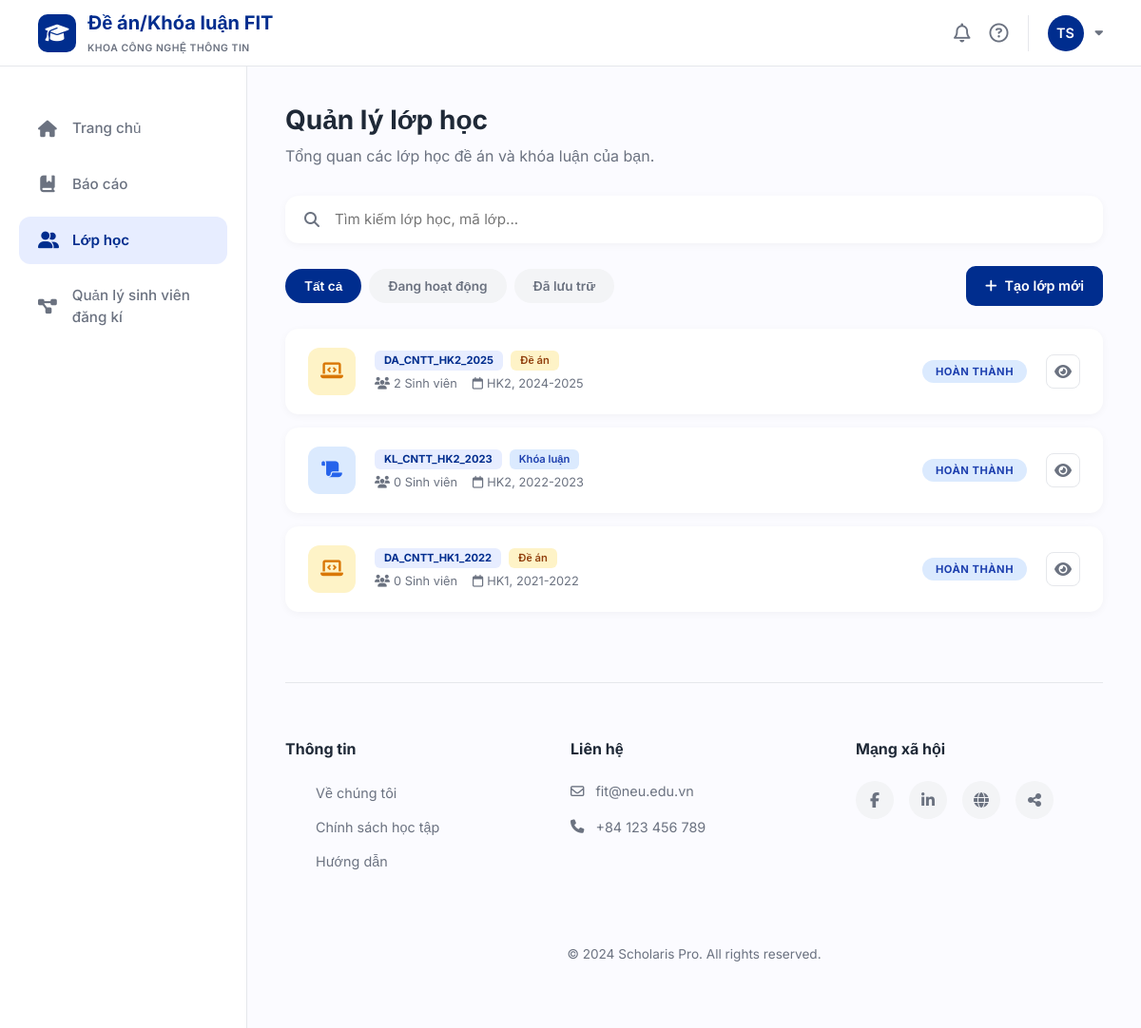
Page /lecturer/lop-hoc (signed in) on the earlier database version.
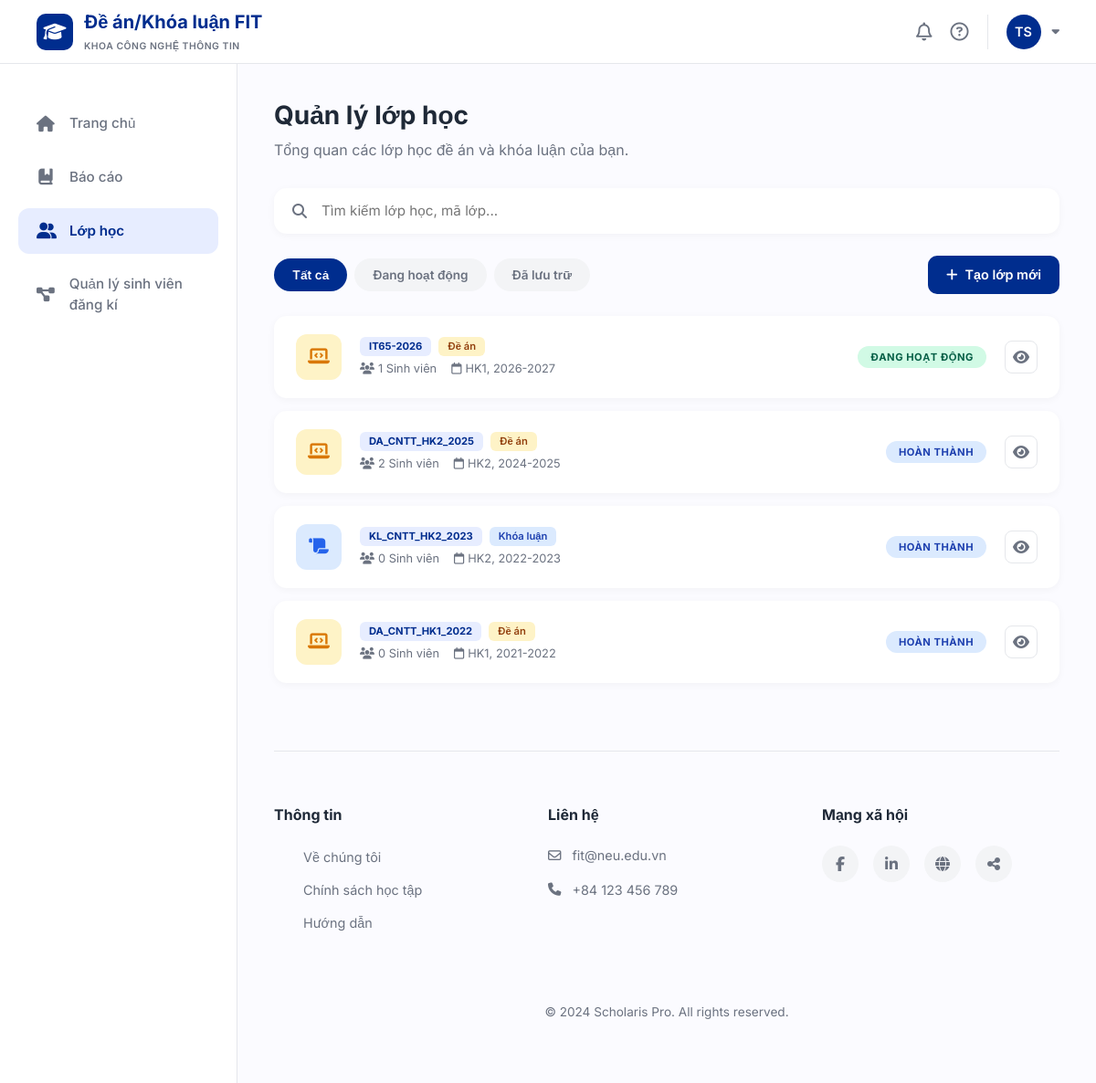
Same page on the later database version.
### tables this page shows
CREATE TABLE classes (
    id INTEGER PRIMARY KEY AUTOINCREMENT,
    class_code VARCHAR(50) NOT NULL UNIQUE,
    class_name VARCHAR(100) NOT NULL,
    course_id INTEGER NOT NULL,
    lecturer_id INTEGER NOT NULL,
    semester_id INTEGER NOT NULL,
    status VARCHAR(20) DEFAULT 'active' CHECK (status IN ('active', 'completed')),
    FOREIGN KEY (course_id) REFERENCES courses(id),
    FOREIGN KEY (lecturer_id) REFERENCES lecturers(id),
    FOREIGN KEY (semester_id) REFERENCES semesters(id)
);

CREATE TABLE course_types (
    id INTEGER PRIMARY KEY AUTOINCREMENT,
    type_name VARCHAR(50) NOT NULL UNIQUE
);

CREATE TABLE semesters (
    id INTEGER PRIMARY KEY AUTOINCREMENT,
    name VARCHAR(20) NOT NULL,
    year INTEGER NOT NULL,
    start_date DATE,
    end_date DATE,
    is_current INTEGER DEFAULT 0
);

### app/lecturer/routes.py (the view)
@lecturer_bp.route('/lecturer/lop-hoc')
def classes():
    lecturer_id = get_lecturer_id()
    if not lecturer_id:
        flash('Bạn cần đăng nhập với vai trò giảng viên.', 'danger')
        return redirect(url_for('login.login'))
    q = request.args.get('q', '').strip()
    tab = request.args.get('tab', 'all')
    conn = get_db()
    conn.row_factory = sqlite3.Row
    cur = conn.cursor()
    sql = """
        SELECT c.id, c.class_code, c.class_name, c.status,
               ct.type_name AS course_type,
               s.name AS semester_name, s.year AS semester_year,
               (SELECT COUNT(*) FROM class_students cs WHERE cs.class_id = c.id) AS student_count
        FROM classes c
        JOIN courses co ON c.course_id = co.id
        JOIN course_types ct ON co.course_type_id = ct.id
        JOIN semesters s ON c.semester_id = s.id
        WHERE c.lecturer_id = ?
    """
    params = [lecturer_id]
    if q:
        sql += " AND (c.class_code LIKE ? OR c.class_name LIKE ?)"
        params.extend([f'%{q}%', f'%{q}%'])
    if tab == 'active':
        sql += " AND c.status = 'active'"
    elif tab == 'archived':
        sql += " AND (c.status = 'completed' OR c.status = 'archived')"
    sql += " ORDER BY s.year DESC, s.name DESC, c.class_code"
    cur.execute(sql, params)
    classes_list = cur.fetchall()
    return render_template('lecturer/lecturer_classes.html',
                           classes=classes_list, q=q, tab=tab)

### app/database.py (called while the page is built)
def get_db():
    if 'db' not in g:
        g.db = sqlite3.connect(DB_PATH, timeout=30)
        g.db.row_factory = sqlite3.Row
        try:
            g.db.execute("PRAGMA journal_mode=WAL")
            g.db.execute("PRAGMA foreign_keys=ON")
        except sqlite3.OperationalError:
            pass
    return g.db

### app/lecturer/routes.py (called while the page is built)
def get_lecturer_id():
    user_id = session.get('user_id')
    if not user_id or session.get('role') != 'lecturer':
        return None
    conn = get_db()
    cur = conn.cursor()
    cur.execute("SELECT id FROM lecturers WHERE user_id = ?", (user_id,))
    row = cur.fetchone()
    return row[0] if row else None

### templates/lecturer/lecturer_classes.html (shortened to what this page needs)
{% extends "lecturer/base.html" %}
{% block content %}
<div class="page-header">
    <h2>Quản lý lớp học</h2>
    <p>Tổng quan các lớp học đề án và khóa luận của bạn.</p>
</div>
<form method="GET" action="{{ url_for('lecturer.classes') }}">
    <div class="search-filter-bar">
        <i class="fa-solid fa-magnifying-glass"></i>
        <input type="text" name="q" value="{{ q }}" placeholder="Tìm kiếm lớp học, mã lớp...">
    </div>
</form>
<div class="tab-bar">
    <a href="{{ url_for('lecturer.classes', q=q, tab='all') }}"
       class="tab-item {% if tab == 'all' %}active{% endif %}">Tất cả</a>
    <a href="{{ url_for('lecturer.classes', q=q, tab='active') }}"
       class="tab-item {% if tab == 'active' %}active{% endif %}">Đang hoạt động</a>
    <a href="{{ url_for('lecturer.classes', q=q, tab='archived') }}"
       class="tab-item {% if tab == 'archived' %}active{% endif %}">Đã lưu trữ</a>
    <div class="tab-actions">
        <a href="{{ url_for('lecturer.create_class') }}" class="btn-create">
            <i class="fa-solid fa-plus"></i> Tạo lớp mới
        </a>
    </div>
</div>
{% if classes %}
    {% for c in classes %}
    <div class="class-card">
        <div class="class-icon {% if c['course_type'] == 'Đề án' %}icon-da{% else %}icon-kl{% endif %}">
            <i class="fa-solid {% if c['course_type'] == 'Đề án' %}fa-laptop-code{% else %}fa-scroll{% endif %}"></i>
        </div>
        <div class="class-info">
            <div class="code-type">
                <span class="class-code-badge">{{ c['class_code'] }}</span>
                <span class="type-badge-sm {% if c['course_type'] == 'Đề án' %}type-da{% else %}type-kl{% endif %}">
                    {{ c['course_type'] }}
                </span>
            </div>
            <div class="class-meta">
                <span><i class="fa-solid fa-users"></i>{{ c['student_count'] }} Sinh viên</span>
                <span><i class="fa-regular fa-calendar"></i>{{ c['semester_name'] }}, {{ c['semester_year'] }}</span>
            </div>
        </div>
        <span class="status-badge
            {% if c['status'] == 'active' %}status-active
            {% elif c['status'] == 'completed' %}status-completed
            {% else %}status-archived{% endif %}">
            {% if c['status'] == 'active' %}Đang hoạt động
            {% elif c['status'] == 'completed' %}Hoàn thành
            {% else %}Đã lưu trữ{% endif %}
        </span>
        <div class="class-actions">
            <a href="{{ url_for('lecturer.class_detail', class_id=c['id']) }}" class="action-btn" title="Xem chi tiết">
                <i class="fa-solid fa-eye"></i>
            </a>
        </div>
    </div>
    {% endfor %}
{% endif %}
{% endblock %}

### templates/lecturer/base.html (shortened to what this page needs)
<!DOCTYPE html>
<html lang="vi">
<head>
    <link rel="stylesheet" href="https://cdnjs.cloudflare.com/ajax/libs/font-awesome/6.5.0/css/all.min.css">
    <link href="https://cdn.jsdelivr.net/npm/bootstrap@5.3.0/dist/css/bootstrap.min.css" rel="stylesheet">
</head>
<body>
    <header class="header">
        <div class="logo-section">
            <div class="logo-icon">
                <i class="fa-solid fa-graduation-cap"></i>
            </div>
            <div class="logo-text">
                <h1>Đề án/Khóa luận FIT</h1>
                <span>Khoa Công nghệ thông tin</span>
            </div>
        </div>
        <div class="header-actions">
            <i class="fa-regular fa-bell action-icon"></i>
            <i class="fa-regular fa-circle-question action-icon"></i>
            <div class="dropdown">
                <div class="user-dropdown-toggle" id="userDropdown" data-bs-toggle="dropdown" aria-expanded="false">
                    {% if session.get('user_id') %}
                    <div class="avatar">
                        {{ session.get('username')[:2].upper() if session.get('username') else 'GV' }}
                    </div>
                    {% else %}
                    <div class="avatar"><i class="fa-solid fa-user"></i></div>
                    {% endif %}
                </div>
            </div>
        </div>
    </header>
    <div class="layout-wrapper">
        <aside class="sidebar">
            <ul class="nav-menu">
                <li class="nav-item">
                    <a href="{{ url_for('lecturer_home.home') }}" class="nav-link {% if request.path == url_for('lecturer_home.home') %}active{% endif %}">
                        <i class="fa-solid fa-house"></i>
                        <span>Trang chủ</span>
                    </a>
                </li>
                <li class="nav-item">
                    <a href="{{ url_for('thesis.thesesprojects') }}" class="nav-link {% if 'theses' in request.path %}active{% endif %}">
                        <i class="fa-solid fa-book-bookmark"></i>
                        <span>Báo cáo</span>
                    </a>
                </li>
                <li class="nav-item">
                    <a href="{{ url_for('lecturer.classes') }}" class="nav-link {% if 'lop-hoc' in request.path %}active{% endif %}">
                        <i class="fa-solid fa-user-group"></i>
                        <span>Lớp học</span>
                    </a>
                </li>
                <li class="nav-item">
                    <a href="{{ url_for('registrationsmanagement.registrations_management') }}"
                        class="nav-link {% if 'registrations' in request.path %}active{% endif %}">
                        <i class="fa-solid fa-diagram-project"></i>
                        <span>Quản lý sinh viên đăng kí</span>
                    </a>
                </li>
            </ul>
        </aside>
        <main class="main-content">
            <div class="content-area">
                {% block content %}
                {% endblock %}
            </div>
            <footer class="footer">
                <div class="footer-grid">
                    <div class="footer-col">
                        <h4>Thông tin</h4>
                        <ul class="footer-links">
                            <li class="footer-link"><a href="#">Về chúng tôi</a></li>
                            <li class="footer-link"><a href="#">Chính sách học tập</a></li>
                            <li class="footer-link"><a href="#">Hướng dẫn</a></li>
                        </ul>
                    </div>
                    <div class="footer-col">
                        <h4>Liên hệ</h4>
                        <div class="contact-info">
                            <i class="fa-regular fa-envelope"></i>
                            fit@neu.edu.vn
                        </div>
                        <div class="contact-info">
                            <i class="fa-solid fa-phone"></i>
                            +84 123 456 789
                        </div>
                    </div>
                    <div class="footer-col">
                        <h4>Mạng xã hội</h4>
                        <div class="social-icons">
                            <a href="#" class="social-icon"><i class="fa-brands fa-facebook-f"></i></a>
                            <a href="#" class="social-icon"><i class="fa-brands fa-linkedin-in"></i></a>
                            <a href="#" class="social-icon"><i class="fa-solid fa-globe"></i></a>
                            <a href="#" class="social-icon"><i class="fa-solid fa-share-nodes"></i></a>
                        </div>
                    </div>
                </div>
                <div class="copyright">
                    &copy; 2024 Scholaris Pro. All rights reserved.
                </div>
            </footer>
        </main>
    </div>
</body>
</html>

### templates/lecturer/base.html (style rules this page uses)
:root { --primary-color: #002D8E; --primary-light: #E7EDFF; --bg-page: #FBFBFF; --white: #FFFFFF; --text-dark: #1F2937; --text-muted: #6B7280; --border-color: #E5E7EB; --sidebar-width: 260px; --header-height: 70px; --shadow: 0 4px 12px rgba(0, 0, 0, 0.05); --transition: all 0.3s ease; }
* { margin: 0; padding: 0; box-sizing: border-box; font-family: 'Inter', sans-serif; }
body { background-color: var(--bg-page); color: var(--text-dark); min-height: 100vh; display: flex; flex-direction: column; }
.header { height: var(--header-height); background: var(--white); border-bottom: 1px solid var(--border-color); display: flex; align-items: center; justify-content: space-between; padding: 0 40px; position: fixed; top: 0; left: 0; right: 0; z-index: 1000; }
.logo-section { display: flex; align-items: center; gap: 12px; }
.logo-icon { width: 40px; height: 40px; background: var(--primary-color); color: white; border-radius: 10px; display: flex; align-items: center; justify-content: center; font-size: 1.25rem; }
.logo-text h1 { font-size: 1.25rem; font-weight: 700; color: var(--primary-color); line-height: 1; margin: 0; margin-top: 4px; margin-bottom: 2px; }
.logo-text span { font-size: 0.65rem; font-weight: 600; letter-spacing: 0.05em; color: var(--text-muted); text-transform: uppercase; }
.header-actions { display: flex; align-items: center; gap: 20px; }
.action-icon { font-size: 1.25rem; color: var(--text-muted); cursor: pointer; transition: var(--transition); }
.user-dropdown-toggle { display: flex; align-items: center; gap: 12px; padding-left: 20px; border-left: 1px solid var(--border-color); cursor: pointer; transition: var(--transition); }
.user-dropdown-toggle::after { content: '\f0d7'; font-family: 'Font Awesome 6 Free'; font-weight: 900; font-size: 0.85rem; color: var(--text-muted); transition: var(--transition); }
.avatar { width: 38px; height: 38px; border-radius: 50%; background: var(--primary-color); color: white; display: flex; align-items: center; justify-content: center; font-size: 0.9rem; font-weight: 600; object-fit: cover; }
.layout-wrapper { display: flex; flex: 1; margin-top: var(--header-height); }
.sidebar { width: var(--sidebar-width); background: var(--white); border-right: 1px solid var(--border-color); padding: 40px 20px; position: fixed; top: var(--header-height); bottom: 0; left: 0; overflow-y: auto; z-index: 1040; }
.nav-menu { list-style: none; padding: 0; margin: 0; }
.nav-item { margin-bottom: 8px; }
.nav-link { display: flex; align-items: center; gap: 16px; padding: 14px 20px; color: var(--text-muted); text-decoration: none; font-weight: 500; font-size: 0.95rem; border-radius: 12px; transition: var(--transition); }
.nav-link i { font-size: 1.1rem; width: 20px; text-align: center; }
.nav-link.active { color: var(--primary-color); background: var(--primary-light); font-weight: 600; }
.main-content { flex: 1; margin-left: var(--sidebar-width); padding: 40px; display: flex; flex-direction: column; }
.content-area { flex: 1; min-height: 500px; background: transparent; display: block; }
.footer { margin-top: 60px; padding: 60px 0 40px; border-top: 1px solid var(--border-color); }
.footer-grid { display: grid; grid-template-columns: repeat(3, 1fr); gap: 40px; margin-bottom: 60px; }
.footer-col h4 { font-size: 1rem; font-weight: 700; color: var(--text-dark); margin-bottom: 24px; }
.footer-links { list-style: none; }
.footer-link { margin-bottom: 12px; }
.footer-link a { color: var(--text-muted); text-decoration: none; font-size: 0.9rem; transition: var(--transition); }
.contact-info { display: flex; align-items: center; gap: 12px; color: var(--text-muted); font-size: 0.9rem; margin-bottom: 16px; }
.social-icons { display: flex; gap: 16px; margin-top: 20px; }
.social-icon { width: 40px; height: 40px; border-radius: 50%; background: #F3F4F6; display: flex; align-items: center; justify-content: center; color: var(--text-muted); text-decoration: none; transition: var(--transition); }
.copyright { text-align: center; color: var(--text-muted); font-size: 0.85rem; }

Differences in the rows shown:
added classes: class_code "IT65-2026", course_type "Đề án", student_count "1", semester_name "HK1", semester_year "2026-2027", status "ĐANG HOẠT ĐỘNG"
